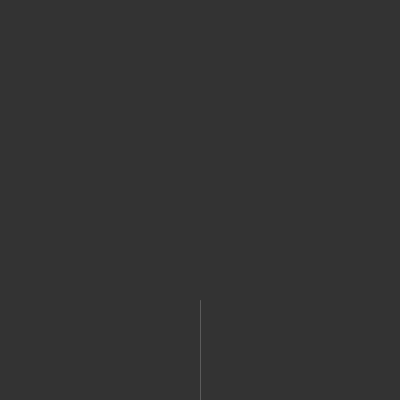
Frame 1 (no input)
Frame 60 (the mouse pressed at the canvas centre just before this capture): identical to frame 1, image omitted
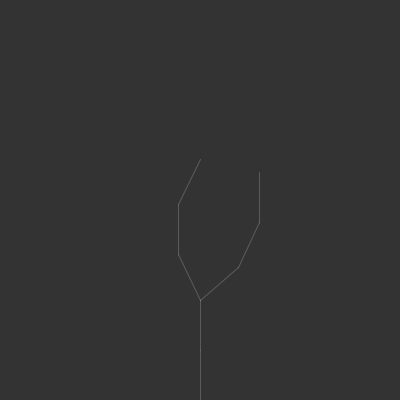
Frame 120 (the mouse held since frame 60 and released just before this capture)

The Processing sketch that drew these frames (run headless with seeded random() and noise(); from frame 60 on, the mouse is pressed at the canvas centre):

// Processing sketch: l_system
// ── l_system.pde
import java.util.*;

interface Rule {
  public String apply(Character c);
}

String axiom = "F";
String sentence = axiom;

float len = 100;

void setup() {
  size(400, 400);
  
}

String rules(Character c) {
  switch (c) {
    case 'F':
      return "FF+[+F-F-F]-[-F+F+F]";
    default:
      return "" + c;
  }
}

void turtle() {
  for (int i = 0; i < sentence.length(); i++) {
    Character c = sentence.charAt(i);
    
    switch (c) {
      case 'F':
        line(0, 0, 0, -len);
        translate(0, -len);
        continue;
      case '+':
        rotate(radians(25));
        continue;
      case '-':
        rotate(-radians(25));
        continue;
      case '[':
        pushMatrix();
        continue;
      case ']':
        popMatrix();
        continue;
      default:
        continue;
    }
  }
}

String generate(String s) {
  String ns = "";
  for (int i = 0; i < s.length(); i++) {
    ns += rules(s.charAt(i));
  }
  len *= 0.5;
  return ns;
}

void mousePressed() {
  sentence = generate(sentence);
}

void draw() {
  background(51);
  stroke(255, 255, 255, 50);
  translate(width / 2, height);
  turtle();
}
